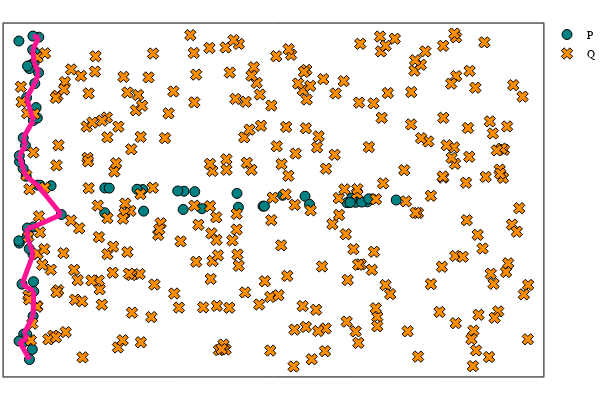

Notebook code cell kept with this figure:
### Code cell
# plot selected cycle extension
plot_cycle_square_torus(P_2d, Q_2d, cycle = cycle_W_PQ)

### Figure 1 — Plotly figure (JSON) as saved in the notebook; plotly's stock layout.template omitted (floating-point values rounded to 4 significant figures; data arrays with more than 128 entries replaced by an {"elided": "..."} marker saying what was removed)
{"data": [{"colorbar": {"title": ""}, "legendgroup": "P", "marker": {"color": "rgba(0, 129, 129, 1.000)", "line": {"color": "rgba(0, 0, 0, 1.000)", "width": 1}, "size": 10, "symbol": "circle"}, "mode": "markers", "name": "P", "showlegend": true, "type": "scatter", "x": [0.0413, 0.1794, 0.167, 0.1763, 0.18, 0.1048, 0.003328, 1.055, 0.1895, 0.2437, 0.1854, 0.06744, 0.05495, 0.1823, 0.06272, 0.1328, 0.008224, 0.2463, 0.09943, 0.1397, 0.08344, 0.01155, 0.002798, 0.0925, 0.008237, 0.1766, 0.1313, 0.1721, 0.2286, 0.2135, 0.1297, 0.1749, 0.106, 0.227, 0.1976, 0.0561, 0.09708, 0.1085, 0.2097, 0.005015, 2.024, 4.124, 3.23, 0.3969, 3.504, 0.5216, 0.2301, 2.99, 4.017, 1.518, 1.947, 4.33, 0.2627, 1.448, 1.109, 2.155, 1.529, 3.558, 2.689, 2.013, 4.619, 1.053, 2.242, 4.266, 4.198, 3.007, 2.672, 4.282, 4.076, 4.056], "xaxis": "x1", "y": [1.568, 4.641, 0.3429, 2.124, 2.642, 2.461, 6.131, 3.374, 5.727, 5.537, 1.432, 0.4885, 3.737, 1.616, 0.6313, 0.1544, 2.339, 6.204, 0.626, 5.674, 4.168, 3.866, 2.381, 3.592, 3.98, 0.9679, 5.614, 5.965, 4.687, 4.883, 2.232, 6.224, 2.621, 5.839, 5.333, 4.314, 5.067, 5.661, 5.9, 0.5006, 3.313, 3.104, 3.236, 3.416, 3.219, 2.875, 3.427, 3.032, 3.097, 3.345, 3.318, 3.166, 3.425, 3.349, 3.371, 3.304, 2.939, 3.068, 3.013, 2.97, 3.148, 2.909, 2.984, 3.113, 3.109, 3.033, 3.272, 3.169, 3.182, 3.1], "yaxis": "y1", "zmax": null, "zmin": null}, {"colorbar": {"title": ""}, "legendgroup": "Q", "marker": {"color": "rgba(255, 141, 0, 1.000)", "line": {"color": "rgba(0, 0, 0, 1.000)", "width": 1}, "size": 10, "symbol": "x"}, "mode": "markers", "name": "Q", "showlegend": true, "type": "scatter", "x": {"elided": "300 float values"}, "xaxis": "x1", "y": {"elided": "300 float values"}, "yaxis": "y1", "zmax": null, "zmin": null}, {"colorbar": {"title": ""}, "legendgroup": "", "line": {"color": "rgba(255, 20, 147, 1.000)", "dash": "solid", "shape": "linear", "width": 5}, "mode": "lines", "name": "", "showlegend": false, "type": "scatter", "x": [0.0925, 0.2301], "xaxis": "x1", "y": [3.592, 3.427], "yaxis": "y1", "zmax": null, "zmin": null}, {"colorbar": {"title": ""}, "legendgroup": "", "line": {"color": "rgba(255, 20, 147, 1.000)", "dash": "solid", "shape": "linear", "width": 5}, "mode": "lines", "name": "", "showlegend": false, "type": "scatter", "x": [0.08344, 0.0561], "xaxis": "x1", "y": [4.168, 4.314], "yaxis": "y1", "zmax": null, "zmin": null}, {"colorbar": {"title": ""}, "legendgroup": "", "line": {"color": "rgba(255, 20, 147, 1.000)", "dash": "solid", "shape": "linear", "width": 5}, "mode": "lines", "name": "", "showlegend": false, "type": "scatter", "x": [0.18, 0.106], "xaxis": "x1", "y": [2.642, 2.621], "yaxis": "y1", "zmax": null, "zmin": null}, {"colorbar": {"title": ""}, "legendgroup": "", "line": {"color": "rgba(255, 20, 147, 1.000)", "dash": "solid", "shape": "linear", "width": 5}, "mode": "lines", "name": "", "showlegend": false, "type": "scatter", "x": [0.06272, 0.09943], "xaxis": "x1", "y": [0.6313, 0.626], "yaxis": "y1", "zmax": null, "zmin": null}, {"colorbar": {"title": ""}, "legendgroup": "", "line": {"color": "rgba(255, 20, 147, 1.000)", "dash": "solid", "shape": "linear", "width": 5}, "mode": "lines", "name": "", "showlegend": false, "type": "scatter", "x": [0.1763, 0.1048], "xaxis": "x1", "y": [2.124, 2.461], "yaxis": "y1", "zmax": null, "zmin": null}, {"colorbar": {"title": ""}, "legendgroup": "", "line": {"color": "rgba(255, 20, 147, 1.000)", "dash": "solid", "shape": "linear", "width": 5}, "mode": "lines", "name": "", "showlegend": false, "type": "scatter", "x": [0.06272, 0.1766], "xaxis": "x1", "y": [0.6313, 0.9679], "yaxis": "y1", "zmax": null, "zmin": null}, {"colorbar": {"title": ""}, "legendgroup": "", "line": {"color": "rgba(255, 20, 147, 1.000)", "dash": "solid", "shape": "linear", "width": 5}, "mode": "lines", "name": "", "showlegend": false, "type": "scatter", "x": [0.06744, 0.005015], "xaxis": "x1", "y": [0.4885, 0.5006], "yaxis": "y1", "zmax": null, "zmin": null}, {"colorbar": {"title": ""}, "legendgroup": "", "line": {"color": "rgba(255, 20, 147, 1.000)", "dash": "solid", "shape": "linear", "width": 5}, "mode": "lines", "name": "", "showlegend": false, "type": "scatter", "x": [0.2437, 0.1976], "xaxis": "x1", "y": [5.537, 5.333], "yaxis": "y1", "zmax": null, "zmin": null}, {"colorbar": {"title": ""}, "legendgroup": "", "line": {"color": "rgba(255, 20, 147, 1.000)", "dash": "solid", "shape": "linear", "width": 5}, "mode": "lines", "name": "", "showlegend": false, "type": "scatter", "x": [0.1895, 0.1721], "xaxis": "x1", "y": [5.727, 5.965], "yaxis": "y1", "zmax": null, "zmin": null}, {"colorbar": {"title": ""}, "legendgroup": "", "line": {"color": "rgba(255, 20, 147, 1.000)", "dash": "solid", "shape": "linear", "width": 5}, "mode": "lines", "name": "", "showlegend": false, "type": "scatter", "x": [0.2463, 0.1749], "xaxis": "x1", "y": [6.204, 6.224], "yaxis": "y1", "zmax": null, "zmin": null}, {"colorbar": {"title": ""}, "legendgroup": "", "line": {"color": "rgba(255, 20, 147, 1.000)", "dash": "solid", "shape": "linear", "width": 5}, "mode": "lines", "name": "", "showlegend": false, "type": "scatter", "x": [0.2463, 0.1721], "xaxis": "x1", "y": [6.204, 5.965], "yaxis": "y1", "zmax": null, "zmin": null}, {"colorbar": {"title": ""}, "legendgroup": "", "line": {"color": "rgba(255, 20, 147, 1.000)", "dash": "solid", "shape": "linear", "width": 5}, "mode": "lines", "name": "", "showlegend": false, "type": "scatter", "x": [0.05495, 0.0925], "xaxis": "x1", "y": [3.737, 3.592], "yaxis": "y1", "zmax": null, "zmin": null}, {"colorbar": {"title": ""}, "legendgroup": "", "line": {"color": "rgba(255, 20, 147, 1.000)", "dash": "solid", "shape": "linear", "width": 5}, "mode": "lines", "name": "", "showlegend": false, "type": "scatter", "x": [0.1048, 0.106], "xaxis": "x1", "y": [2.461, 2.621], "yaxis": "y1", "zmax": null, "zmin": null}, {"colorbar": {"title": ""}, "legendgroup": "", "line": {"color": "rgba(255, 20, 147, 1.000)", "dash": "solid", "shape": "linear", "width": 5}, "mode": "lines", "name": "", "showlegend": false, "type": "scatter", "x": [0.5216, 0.2301], "xaxis": "x1", "y": [2.875, 3.427], "yaxis": "y1", "zmax": null, "zmin": null}, {"colorbar": {"title": ""}, "legendgroup": "", "line": {"color": "rgba(255, 20, 147, 1.000)", "dash": "solid", "shape": "linear", "width": 5}, "mode": "lines", "name": "", "showlegend": false, "type": "scatter", "x": [0.1794, 0.0561], "xaxis": "x1", "y": [4.641, 4.314], "yaxis": "y1", "zmax": null, "zmin": null}, {"colorbar": {"title": ""}, "legendgroup": "", "line": {"color": "rgba(255, 20, 147, 1.000)", "dash": "solid", "shape": "linear", "width": 5}, "mode": "lines", "name": "", "showlegend": false, "type": "scatter", "x": [0.05495, 0.008237], "xaxis": "x1", "y": [3.737, 3.98], "yaxis": "y1", "zmax": null, "zmin": null}, {"colorbar": {"title": ""}, "legendgroup": "", "line": {"color": "rgba(255, 20, 147, 1.000)", "dash": "solid", "shape": "linear", "width": 5}, "mode": "lines", "name": "", "showlegend": false, "type": "scatter", "x": [0.0413, 0.1854], "xaxis": "x1", "y": [1.568, 1.432], "yaxis": "y1", "zmax": null, "zmin": null}, {"colorbar": {"title": ""}, "legendgroup": "", "line": {"color": "rgba(255, 20, 147, 1.000)", "dash": "solid", "shape": "linear", "width": 5}, "mode": "lines", "name": "", "showlegend": false, "type": "scatter", "x": [0.08344, 0.008237], "xaxis": "x1", "y": [4.168, 3.98], "yaxis": "y1", "zmax": null, "zmin": null}, {"colorbar": {"title": ""}, "legendgroup": "", "line": {"color": "rgba(255, 20, 147, 1.000)", "dash": "solid", "shape": "linear", "width": 5}, "mode": "lines", "name": "", "showlegend": false, "type": "scatter", "x": [0.1895, 0.2437], "xaxis": "x1", "y": [5.727, 5.537], "yaxis": "y1", "zmax": null, "zmin": null}, {"colorbar": {"title": ""}, "legendgroup": "", "line": {"color": "rgba(255, 20, 147, 1.000)", "dash": "solid", "shape": "linear", "width": 5}, "mode": "lines", "name": "", "showlegend": false, "type": "scatter", "x": [0.1328, 0.005015], "xaxis": "x1", "y": [0.1544, 0.5006], "yaxis": "y1", "zmax": null, "zmin": null}, {"colorbar": {"title": ""}, "legendgroup": "", "line": {"color": "rgba(255, 20, 147, 1.000)", "dash": "solid", "shape": "linear", "width": 5}, "mode": "lines", "name": "", "showlegend": false, "type": "scatter", "x": [0.1854, 0.1766], "xaxis": "x1", "y": [1.432, 0.9679], "yaxis": "y1", "zmax": null, "zmin": null}, {"colorbar": {"title": ""}, "legendgroup": "", "line": {"color": "rgba(255, 20, 147, 1.000)", "dash": "solid", "shape": "linear", "width": 5}, "mode": "lines", "name": "", "showlegend": false, "type": "scatter", "x": [0.1976, 0.09708], "xaxis": "x1", "y": [5.333, 5.067], "yaxis": "y1", "zmax": null, "zmin": null}, {"colorbar": {"title": ""}, "legendgroup": "", "line": {"color": "rgba(255, 20, 147, 1.000)", "dash": "solid", "shape": "linear", "width": 5}, "mode": "lines", "name": "", "showlegend": false, "type": "scatter", "x": [0.06744, 0.09943], "xaxis": "x1", "y": [0.4885, 0.626], "yaxis": "y1", "zmax": null, "zmin": null}, {"colorbar": {"title": ""}, "legendgroup": "", "line": {"color": "rgba(255, 20, 147, 1.000)", "dash": "solid", "shape": "linear", "width": 5}, "mode": "lines", "name": "", "showlegend": false, "type": "scatter", "x": [0.1794, 0.09708], "xaxis": "x1", "y": [4.641, 5.067], "yaxis": "y1", "zmax": null, "zmin": null}, {"colorbar": {"title": ""}, "legendgroup": "", "line": {"color": "rgba(255, 20, 147, 1.000)", "dash": "solid", "shape": "linear", "width": 5}, "mode": "lines", "name": "", "showlegend": false, "type": "scatter", "x": [0.0413, 0.1763], "xaxis": "x1", "y": [1.568, 2.124], "yaxis": "y1", "zmax": null, "zmin": null}, {"colorbar": {"title": ""}, "legendgroup": "", "line": {"color": "rgba(255, 20, 147, 1.000)", "dash": "solid", "shape": "linear", "width": 5}, "mode": "lines", "name": "", "showlegend": false, "type": "scatter", "x": [0.18, 0.5216], "xaxis": "x1", "y": [2.642, 2.875], "yaxis": "y1", "zmax": null, "zmin": null}], "layout": {"annotations": [], "height": 400, "legend": {"bgcolor": "rgba(255, 255, 255, 1.000)", "bordercolor": "rgba(0, 0, 0, 1.000)", "font": {"color": "rgba(0, 0, 0, 1.000)", "family": "sans-serif", "size": 11}, "tracegroupgap": 0, "x": 1, "y": 1}, "margin": {"b": 20, "l": 0, "r": 0, "t": 20}, "paper_bgcolor": "rgba(255, 255, 255, 1.000)", "plot_bgcolor": "rgba(255, 255, 255, 1.000)", "showlegend": true, "width": 600, "xaxis": {"anchor": "y1", "domain": [0.006562, 0.9934], "gridcolor": "rgba(0, 0, 0, 0.100)", "gridwidth": 0.5, "linecolor": "rgba(0, 0, 0, 1.000)", "mirror": true, "range": [-0.1841, 6.42], "showgrid": true, "showline": true, "showticklabels": true, "tickangle": 0, "tickcolor": "rgb(0, 0, 0)", "tickfont": {"color": "rgba(0, 0, 0, 1.000)", "family": "sans-serif", "size": 11}, "tickmode": "array", "ticks": "inside", "ticktext": [], "tickvals": [], "title": "", "titlefont": {"color": "rgba(0, 0, 0, 1.000)", "family": "sans-serif", "size": 15}, "type": "-", "visible": true, "zeroline": false, "zerolinecolor": "rgba(0, 0, 0, 1.000)"}, "yaxis": {"anchor": "x1", "domain": [0.009843, 0.9902], "gridcolor": "rgba(0, 0, 0, 0.100)", "gridwidth": 0.5, "linecolor": "rgba(0, 0, 0, 1.000)", "mirror": true, "range": [-0.1638, 6.459], "showgrid": true, "showline": true, "showticklabels": true, "tickangle": 0, "tickcolor": "rgb(0, 0, 0)", "tickfont": {"color": "rgba(0, 0, 0, 1.000)", "family": "sans-serif", "size": 11}, "tickmode": "array", "ticks": "inside", "ticktext": [], "tickvals": [], "title": "", "titlefont": {"color": "rgba(0, 0, 0, 1.000)", "family": "sans-serif", "size": 15}, "type": "-", "visible": true, "zeroline": false, "zerolinecolor": "rgba(0, 0, 0, 1.000)"}}}
